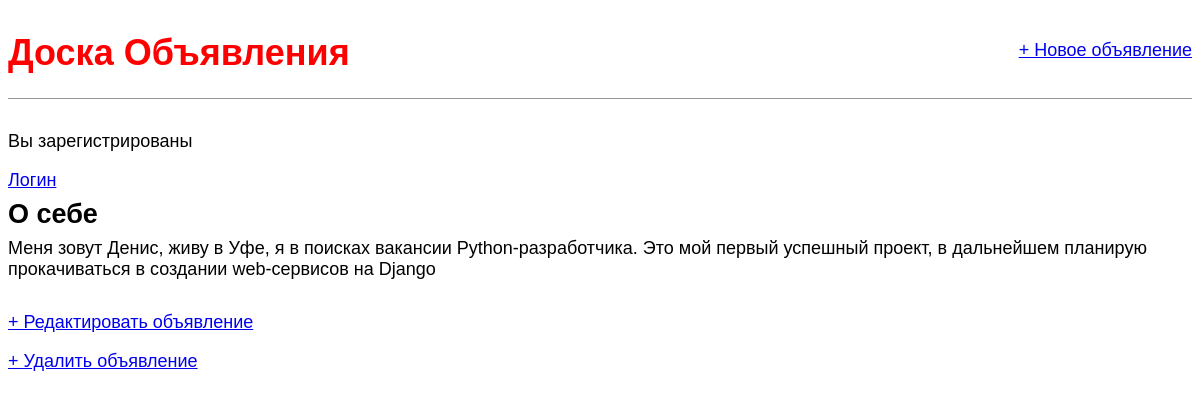
Screenshot of /post/3/ with the database file from the repository.
### ad/models.py (models this page shows, shortened)
class Post(models.Model):
    title = models.CharField(max_length=200)
    author = models.ForeignKey(
        'auth.User',
        on_delete=models.CASCADE,
        )
    body = models.TextField()

### ad/views.py (the view)
# urls.py: path('post/<int:pk>/', views.BlogDetailView.as_view(), name='post_detail'),
class BlogDetailView(DetailView):
    model = Post
    template_name = 'post_detail.html'

### templates/post_detail.html
{% extends 'base.html' %}
{% block content %}
    <div class="post-entry">
        <h2>{{ post.title }}</h2>
        <p>{{ post.body }}</p>
    </div>
    <p><a href="{% url 'post_edit' post.pk %}">+ Редактировать объявление</a></p>
    <p><a href="{% url 'post_delete' post.pk %}">+ Удалить объявление</a></p>
{% endblock content %}

### static/css/base.css (style rules this page uses)
body { font-family: 'Source Sans Pro', sans-serif; font-size: 18px; }
.post-entry { margin-bottom: 2rem; }
.post-entry h2 { margin: 0.5rem 0; }
.post-entry p { margin: 0; font-weight: 400; }

### rows the page displays
Post: title "О себе", body "Меня зовут Денис, живу в Уфе, я в поисках вакансии Python-разработчика. Это мой первый успешный проект, в дальнейшем планирую прокачиваться в создании web-сервисов на Django"
